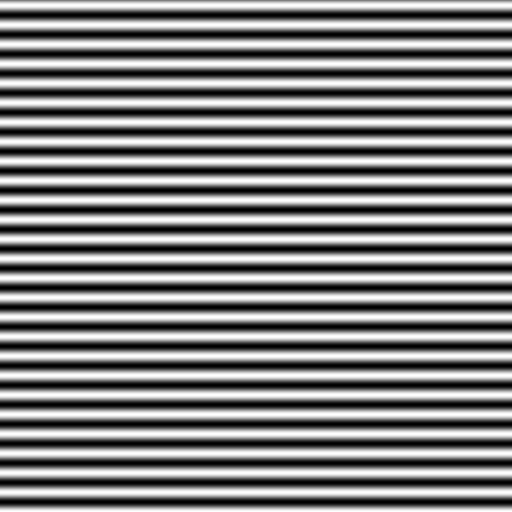
#> input picture build/test_moire.jpg, 512 x 512 px
$ python -i classic.py   (imports and definitions only)
#> lines starting #> are read from the running program, lines starting #| are printed output that depends on the picture
#> further down, picture is the input picture: shape (512, 512, 3); min 0, max 255, mean 127.8
"""纯代码摩尔纹检测（Stage-2 SFRNet 替换的第一版）。

状态（2026-11-22 代码整理）：**未接入任何调用路径**，`app/` 里没人 import 它。
现行 Stage-2 替换件是 `build/export/rule.py` 烘出的 DCT 规则图，由
`app/adaptation/runtime/rule.py` 执行。本模块的整图判据当时实测
AUC 0.73 / 0.62（摩尔纹 vs 正常几乎分不开）；被淘汰的具体原因记在
`app/model_layer/detectors/prior.py` 的 docstring 开头。文件留着不删，
是为了让“为什么此路不通”留一份能跑的原件（复算脚本 `.scratch/eval_classic.py`，
过程件不入库）。

原理
----
摩尔纹是相机传感栅格与屏幕像素栅格相互干涉产生的**准周期条纹**。它在频域的
特征是确定的：能量集中在少数**孤立、窄带、高对比**的峰上，且峰成对出现在过原
点的直线上（实信号的共轭对称）。

对照两类不该报警的东西：
  · 自然纹理（天花板、百叶窗、织物）—— 谱近似 1/f 宽带连续衰减，没有孤立尖峰；
  · 数字截图（纯文本、平涂色块）—— 能量集中在轴向栅格与文字边缘，径向分布平滑。

所以判据取「同一半径邻域内的峰值对中位数的比」，即谱尖峰度（peak-to-median），
而不是总能量或对比度。这样亮度、噪声、内容复杂度都不影响它 —— 而这正是被替换掉
的模型犯的错（实测其概率≈由平均亮度决定，误报率 100%）。

输出契约
--------
`detect()` 返回整图概率图 prob ∈ [0,1]。引擎下游的 Decider 仍按 C-06 做唯一一次
sigmoid，所以这里用 `prob_to_logits()` 把概率可逆地映射成 logits
（sigmoid(logit(p)) == p，数值上无损），从而**不改 Decider、不改 DTO、不改前端**
就能替换掉整个 Stage-2。
"""

from __future__ import annotations

from dataclasses import dataclass

import cv2
import numpy as np

EPS = 1e-12


@dataclass
class ClassicParams:
    patch: int = 256          # 分析窗边长（2 的幂，FFT 快）
    stride: int = 128         # 窗步进；<=patch 保证重叠，条纹跨窗不漏
    f_lo: float = 0.02        # 频段下沿（cycles/px）：再低是照度渐变，不是条纹
    f_hi: float = 0.30        # 频段上沿：再高是像素栅格与噪声，屏幕固有
    n_bins: int = 24          # 径向分箱数，用于估计"同半径本底"
    lo: float = 8.0           # 谱尖峰度 dB 下沿 → prob 0
    hi: float = 26.0          # 谱尖峰度 dB 上沿 → prob 1
    use_chroma: bool = True   # 彩色摩尔纹常见于色度通道，亮度弱时补一路
    top_k: int = 3            # 全图分数取最高的 k 个窗均值（抗单窗噪声）


class ClassicMoireDetector:
    """无模型摩尔纹检测器。线程安全：实例内只有只读的预计算掩码。"""

    def __init__(self, params: ClassicParams | None = None):
        p = self.p = params or ClassicParams()
        n = p.patch
        if n & (n - 1):
            raise ValueError(f"patch 必须是 2 的幂以便快速 FFT：{n}")

        w1 = np.blackman(n).astype(np.float32)
        self._win = np.outer(w1, w1)

        f = np.fft.fftfreq(n).astype(np.float32)
        fy, fx = np.meshgrid(f, f, indexing="ij")
        r = np.sqrt(fy * fy + fx * fx)
        edges = np.linspace(p.f_lo, p.f_hi, p.n_bins + 1)
        bid = np.clip(np.digitize(r, edges) - 1, 0, p.n_bins - 1)
        # 每个径向箱的像素索引预先算好，逐窗只剩 24 次 take
        self._bins = [np.flatnonzero(bid.ravel() == b) for b in range(p.n_bins)]
        self._n = n

    # ── 单窗谱尖峰度 ──────────────────────────
    def _saliency_db(self, patch_u8: np.ndarray) -> float:
        """返回该窗的谱尖峰度（dB）。无有效本底时返回 0（=不报警）。"""
        g = patch_u8.astype(np.float32)
        if g.ndim == 3:                      # BGR → 亮度
            g = g[:, :, 0] * 0.114 + g[:, :, 1] * 0.587 + g[:, :, 2] * 0.299
        g = (g - g.mean()) * self._win
        if g.std() < 1e-3:                  # 纯色窗：谱是数值噪声，直接跳过
            return 0.0
        F = np.fft.fft2(g)
        P = (F.real * F.real + F.imag * F.imag).ravel()
        best = 0.0
        for idx in self._bins:
            if idx.size < 16:
                continue
            v = P[idx]
            med = np.median(v)
            if med <= EPS:
                continue
            s = 10.0 * np.log10((v.max() + EPS) / (med + EPS))
            if s > best:
                best = s
        return float(best)

    def _score(self, img_u8: np.ndarray) -> tuple[np.ndarray, int]:
        """滑窗打分，返回 (低分辨率分数图 dB, 窗数)。"""
        h, w = img_u8.shape[:2]
#> h = 512; w = 512
        p, st = self.p.patch, self.p.stride
        if h < p or w < p:                  # 小图：缩放到能容纳一个窗
            s = min(h / p, w / p)
            img_u8 = cv2.resize(img_u8, (max(p, int(w * s)), max(p, int(h * s))),
                                interpolation=cv2.INTER_LINEAR)
            h, w = img_u8.shape[:2]
        rows = list(range(0, h - p + 1, st)) or [0]
#> rows = [0, 128, 256]
        cols = list(range(0, w - p + 1, st)) or [0]
#> cols = [0, 128, 256]
        if rows[-1] + p < h:
            rows.append(h - p)
        if cols[-1] + p < w:
            cols.append(w - p)
        gray = cv2.cvtColor(img_u8, cv2.COLOR_BGR2GRAY) if img_u8.ndim == 3 else img_u8
        chroma = (img_u8[:, :, 2].astype(np.int16) - img_u8[:, :, 0]
                  if (self.p.use_chroma and img_u8.ndim == 3) else None)
#> chroma: shape (512, 512) int16; every value is 0
        grid = np.zeros((len(rows), len(cols)), dtype=np.float32)
#> grid = [[0, 0, 0], [0, 0, 0], [0, 0, 0]]
        for i, y in enumerate(rows):
            for j, x in enumerate(cols):
                s = self._saliency_db(gray[y:y + p, x:x + p])
                if chroma is not None and s < self.p.hi:
                    c = self._saliency_db(chroma[y:y + p, x:x + p].astype(np.float32))
                    s = max(s, c)
                grid[i, j] = s
#> this loop made 3 passes
#> pass 1, in _saliency_db, `g = patch_u8.astype(np.float32)`:
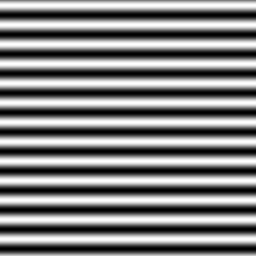
#> g: shape (256, 256) float32; min 0, max 255, mean 127.4
#> pass 1, in _saliency_db, `g = (g - g.mean()) * self._win`:
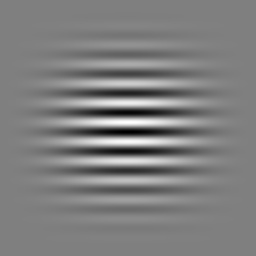
#> g: shape (256, 256) float32; min -126, max 125.6, mean -0.1; drawn with min black and max white
#> pass 2, in _saliency_db (call 4), `g = patch_u8.astype(np.float32)`:
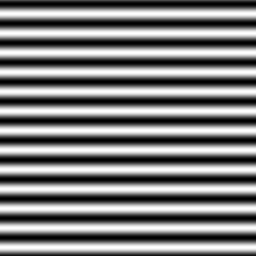
#> g: shape (256, 256) float32; min 0, max 255, mean 126.1
#> pass 2, in _saliency_db (call 4), `g = (g - g.mean()) * self._win`:
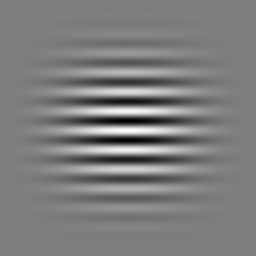
#> g: shape (256, 256) float32; min -124.3, max 127.7, mean 0.2; drawn with min black and max white
#> after the loop, grid = [[157, 157, 157], [152.2, 152.2, 152.2], [150.6, 150.6, 150.6]]
        return grid, len(rows) * len(cols)

    # ── 对外主入口 ────────────────────────────
    def detect(self, img_u8: np.ndarray) -> tuple[np.ndarray, dict]:
        """整图检测。返回 (prob 图 [0,1] 与原图同尺寸, 元信息)。"""
        grid, tiles = self._score(img_u8)
#> tiles = 9
        flat = np.sort(grid.ravel())[::-1]
#> flat = [157, 157, 157, 152.2, 152.2, 152.2, 150.6, 150.6, 150.6]
        k = min(self.p.top_k, flat.size)
        score = float(flat[:k].mean())                       # 全图代表分数
#> score = 157
        prob = np.clip((grid - self.p.lo) / max(self.p.hi - self.p.lo, 1e-6), 0.0, 1.0)
#> prob = [[1, 1, 1], [1, 1, 1], [1, 1, 1]]
        h, w = img_u8.shape[:2]
        if prob.shape[0] < 2 or prob.shape[1] < 2:           # resize 需 >=2x2
            prob = np.repeat(np.repeat(prob, 2, 0), 2, 1)
        prob_full = cv2.resize(prob, (w, h), interpolation=cv2.INTER_LINEAR)
#> prob_full: shape (512, 512) float32; every value is 1
        return prob_full.astype(np.float32), {
            "tiles": tiles,
            "score_db": score,
            "grid_shape": grid.shape,
        }


def prob_to_logits(prob: np.ndarray) -> np.ndarray:
    """概率 → logits，供 Decider 做它那次唯一的 sigmoid。

    截到 [1e-4, 1-1e-4] 是为了 logit 有限；对应的 logits 范围 ±9.2，判定行为
    与截断前一致（threshold 默认 0.5 落在中间，不受端点压缩影响）。
    """
    p = np.clip(prob.astype(np.float64), 1e-4, 1.0 - 1e-4)
    return np.log(p / (1.0 - p))

>>> import cv2
>>> picture = cv2.imread('../../build/test_moire.jpg')
>>> result = ClassicMoireDetector().detect(picture)
